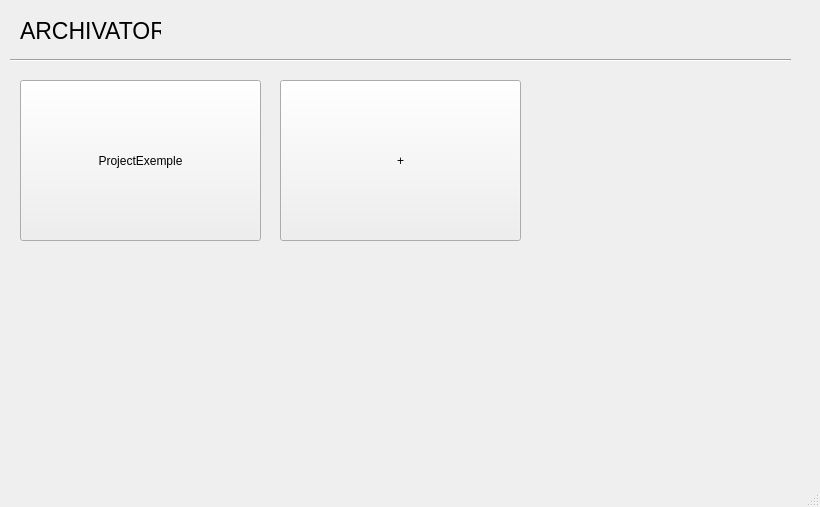
<?xml version="1.0" encoding="UTF-8"?>
<ui version="4.0">
 <class>MainWindow</class>
 <widget class="QMainWindow" name="MainWindow">
  <property name="geometry">
   <rect>
    <x>0</x>
    <y>0</y>
    <width>820</width>
    <height>507</height>
   </rect>
  </property>
  <property name="windowTitle">
   <string>MainWindow</string>
  </property>
  <widget class="QWidget" name="centralwidget">
   <widget class="QPushButton" name="pushButton">
    <property name="geometry">
     <rect>
      <x>20</x>
      <y>80</y>
      <width>241</width>
      <height>161</height>
     </rect>
    </property>
    <property name="text">
     <string>ProjectExemple</string>
    </property>
   </widget>
   <widget class="QLabel" name="label">
    <property name="geometry">
     <rect>
      <x>20</x>
      <y>10</y>
      <width>141</width>
      <height>41</height>
     </rect>
    </property>
    <property name="font">
     <font>
      <pointsize>17</pointsize>
     </font>
    </property>
    <property name="text">
     <string>ARCHIVATOR</string>
    </property>
   </widget>
   <widget class="Line" name="line">
    <property name="geometry">
     <rect>
      <x>10</x>
      <y>50</y>
      <width>781</width>
      <height>20</height>
     </rect>
    </property>
    <property name="orientation">
     <enum>Qt::Orientation::Horizontal</enum>
    </property>
   </widget>
   <widget class="QPushButton" name="pushButton_2">
    <property name="geometry">
     <rect>
      <x>280</x>
      <y>80</y>
      <width>241</width>
      <height>161</height>
     </rect>
    </property>
    <property name="text">
     <string>+</string>
    </property>
   </widget>
  </widget>
  <widget class="QMenuBar" name="menubar">
   <property name="geometry">
    <rect>
     <x>0</x>
     <y>0</y>
     <width>820</width>
     <height>33</height>
    </rect>
   </property>
  </widget>
  <widget class="QStatusBar" name="statusbar"/>
 </widget>
 <resources/>
 <connections/>
</ui>
